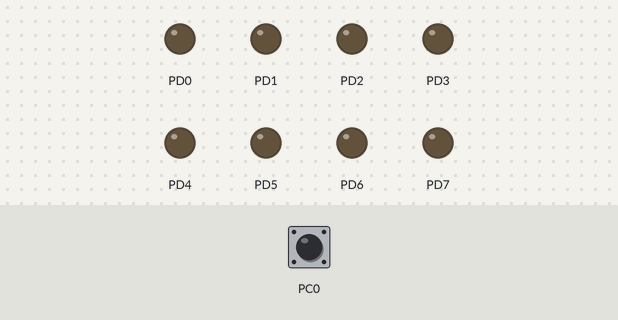
Bench run of a program on a simulated ATmega128, built with avr-gcc and emulated at 8 MHz. Shown: output pins drawn as LEDs (lit = HIGH). Dashed ring = blinking. Inputs (shaded band) come from the test bench; at power-on: PC0 HIGH.

Above: at 1.2 s.
1.3 s: PC0 pulled LOW for 3.2 s
At 1.6 s:
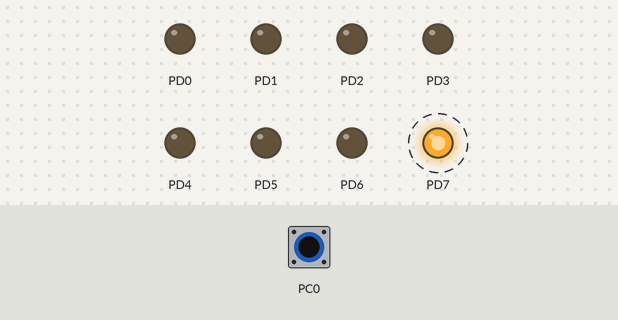
Timing chart, 0 to 6.4 s (numbered marks = the images above; inputs shaded):
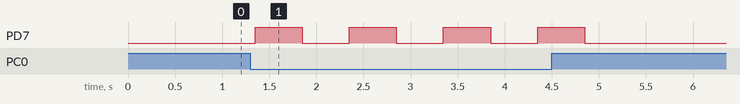

The program:

main.c
```c
#include <avr/io.h>
#define F_CPU 8000000UL
#include <util/delay.h>
#define BIT(x) (1 << (x))

int main(void)
{
	DDRC = 0x00;
	DDRD = 0xFF;
	PORTC = BIT(0);

	unsigned char state = 0;

	while (1)
	{

		if ((PINC & BIT(0)))
		{
			_delay_ms(50); // Debounce delay

			// Check button state again to confirm the press
			if ((PINC & BIT(0)))
			{
				state = (state + 1) % 2;


				while ((PINC & BIT(0)));
				_delay_ms(50);
			}
		}

		switch (state)
		{
			case 0:
			PORTD ^= BIT(7);
			_delay_ms(125);
			PORTD = 0;
			_delay_ms(125);
			break;
			case 1:
			PORTD ^= BIT(7);
			_delay_ms(500);
			PORTD = 0;
			_delay_ms(500);
			break;
		}
	}
}
```

Measured:
- after the input at 1.3 s, PD7: alternates HIGH for 0.50 s and LOW for 0.50 s, 8 changes in all, then stays LOW, starting after 0.05 s
